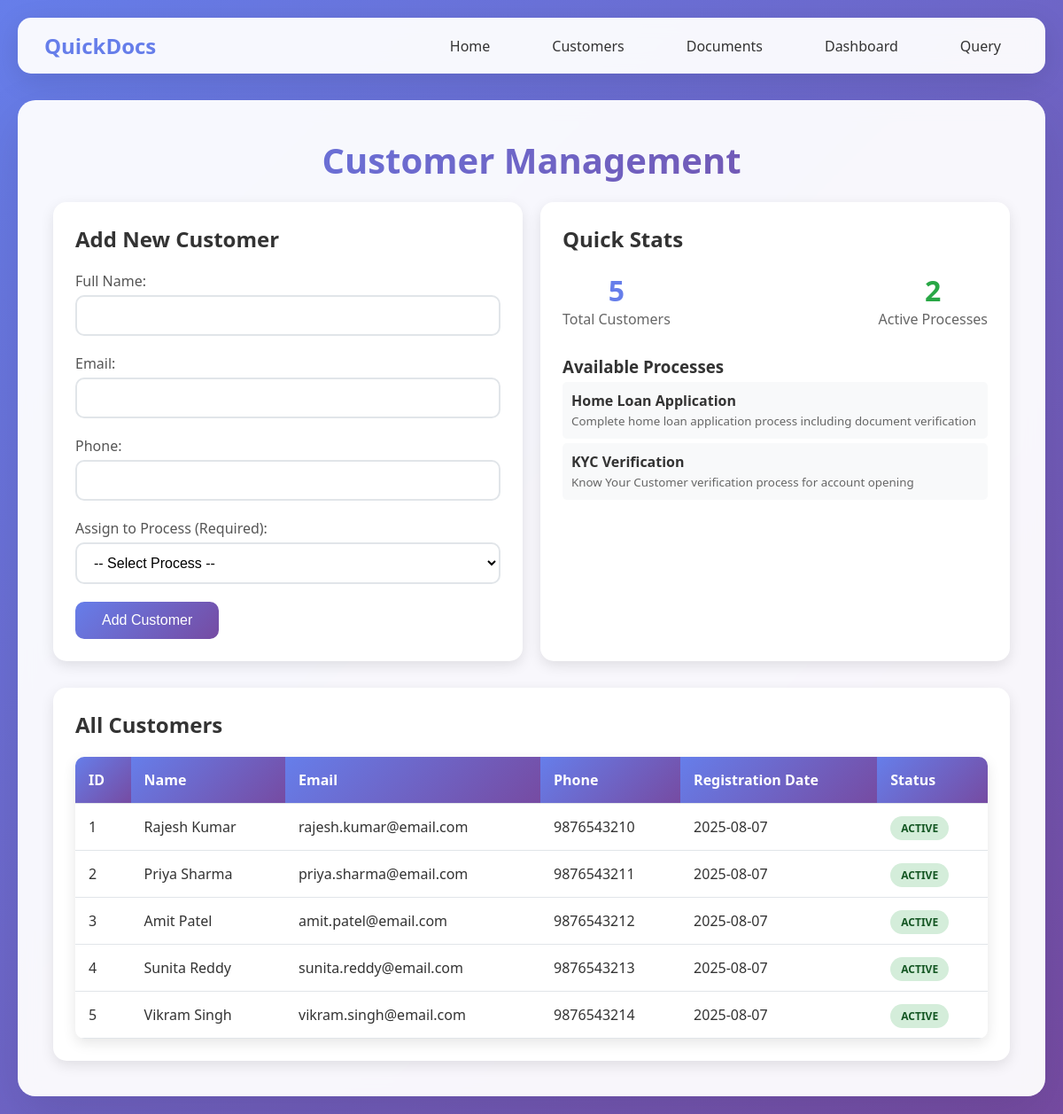
The page /customers on the database as committed earlier.
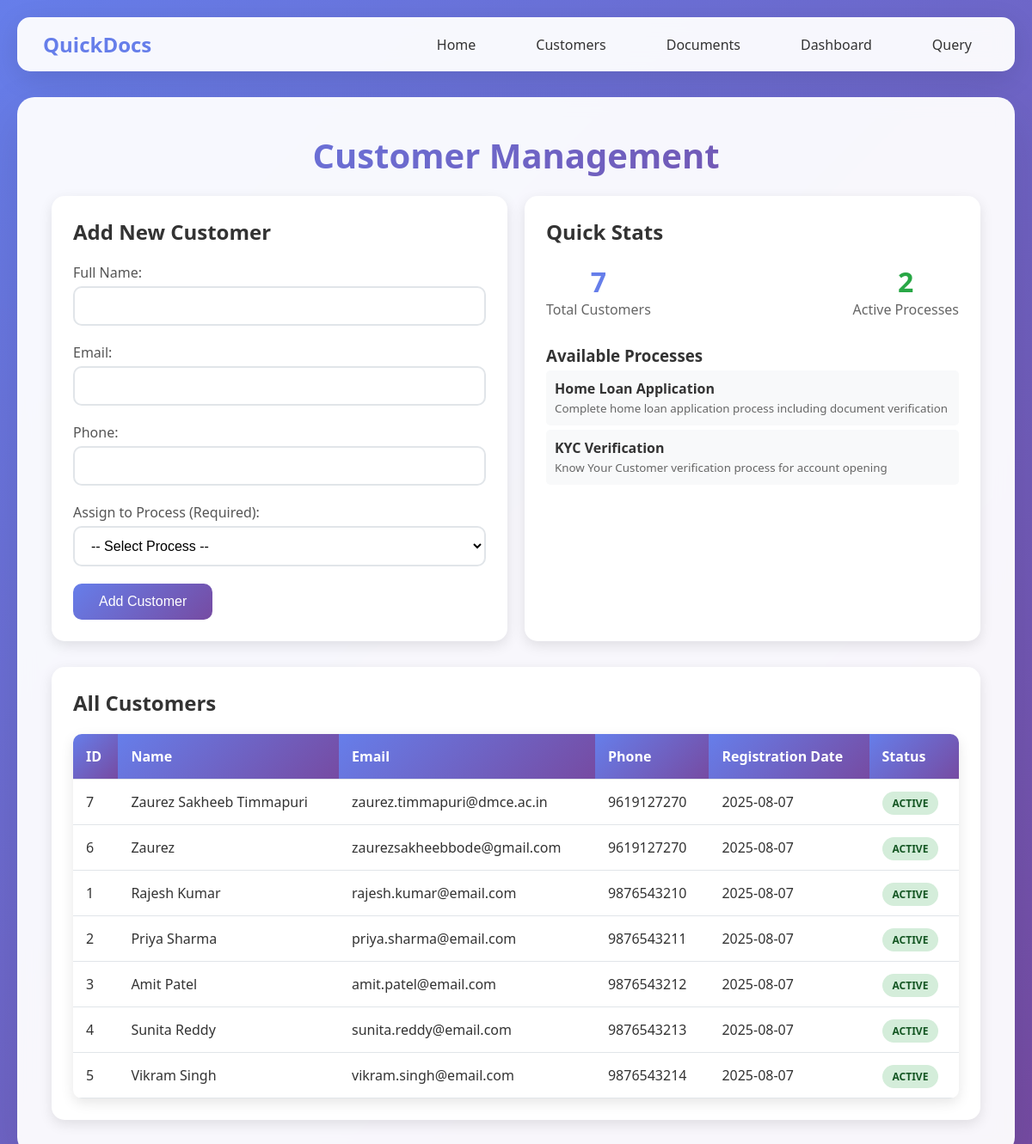
The same page on the database as committed later.
### tables this page shows
CREATE TABLE processes (
    id INTEGER PRIMARY KEY AUTOINCREMENT,
    name VARCHAR(100) NOT NULL UNIQUE,
    description TEXT,
    status VARCHAR(20) DEFAULT 'active' CHECK (status IN ('active', 'inactive')),
    created_at TIMESTAMP DEFAULT CURRENT_TIMESTAMP
);

CREATE TABLE customers (
    id INTEGER PRIMARY KEY AUTOINCREMENT,
    name VARCHAR(100) NOT NULL,
    email VARCHAR(100) UNIQUE NOT NULL,
    phone VARCHAR(15) NOT NULL,
    registration_date TIMESTAMP DEFAULT CURRENT_TIMESTAMP
);

### app.py (the view)
@app.route('/customers')
def customers():
    conn = get_db_connection()
    customers = conn.execute('SELECT * FROM customers ORDER BY registration_date DESC').fetchall()
    processes = conn.execute('SELECT * FROM processes WHERE status = "active"').fetchall()
    conn.close()
    return render_template('customers.html', customers=customers, processes=processes)

### app.py (called while the page is built)
def get_db_connection():
    conn = sqlite3.connect(DATABASE)
    conn.row_factory = sqlite3.Row
    return conn

### templates/customers.html (shortened to what this page needs)
{% extends "base.html" %}
{% block content %}
<h1>Customer Management</h1>
<div class="grid grid-2">
    <div class="card">
        <h2>Add New Customer</h2>
        <form method="POST" action="{{ url_for('add_customer') }}">
            <div class="form-group">
                <label for="name">Full Name:</label>
                <input type="text" id="name" name="name" required>
            </div>
            <div class="form-group">
                <label for="email">Email:</label>
                <input type="email" id="email" name="email" required>
            </div>
            <div class="form-group">
                <label for="phone">Phone:</label>
                <input type="tel" id="phone" name="phone" required>
            </div>
            <div class="form-group">
                <label for="process_id">Assign to Process (Required):</label>
                <select id="process_id" name="process_id" required>
                    <option value="">-- Select Process --</option>
                </select>
            </div>
            <button type="submit" class="btn">Add Customer</button>
        </form>
    </div>
    <div class="card">
        <h2>Quick Stats</h2>
        <div style="display: flex; justify-content: space-between; margin: 20px 0;">
            <div style="text-align: center;">
                <div style="font-size: 32px; color: #667eea; font-weight: bold;">{{ customers|length }}</div>
                <div style="color: #666;">Total Customers</div>
            </div>
            <div style="text-align: center;">
                <div style="font-size: 32px; color: #28a745; font-weight: bold;">{{ processes|length }}</div>
                <div style="color: #666;">Active Processes</div>
            </div>
        </div>
        <h3 style="margin-top: 30px;">Available Processes</h3>
        {% for process in processes %}
        <div style="padding: 10px; background: #f8f9fa; margin: 5px 0; border-radius: 5px;">
            <strong>{{ process.name }}</strong><br>
            <small style="color: #666;">{{ process.description }}</small>
        </div>
        {% endfor %}
    </div>
</div>
<div class="card" style="margin-top: 30px;">
    <h2>All Customers</h2>
    {% if customers %}
    <table class="table">
        <thead>
            <tr>
                <th>ID</th>
                <th>Name</th>
                <th>Email</th>
                <th>Phone</th>
                <th>Registration Date</th>
                <th>Status</th>
            </tr>
        </thead>
        <tbody>
            {% for customer in customers %}
            <tr>
                <td>{{ customer.id }}</td>
                <td>{{ customer.name }}</td>
                <td>{{ customer.email }}</td>
                <td>{{ customer.phone }}</td>
                <td>{{ customer.registration_date.split(' ')[0] }}</td>
                <td>
                    <span class="status-badge status-completed">Active</span>
                </td>
            </tr>
            {% endfor %}
        </tbody>
    </table>
    {% else %}
    <p style="text-align: center; color: #666; padding: 40px;">No customers registered yet.</p>
    {% endif %}
</div>
{% endblock %}

Rows that differ between the two databases and show on the page:
added customers: id "7", name "Zaurez Sakheeb Timmapuri", email "zaurez.timmapuri@dmce.ac.in", phone "9619127270", registration_date "2025-08-07"
added customers: id "6", name "Zaurez", email "zaurezsakheebbode@gmail.com", phone "9619127270", registration_date "2025-08-07"
Other text that changed with them:
{{ customers|length }}: "5" → "7"
